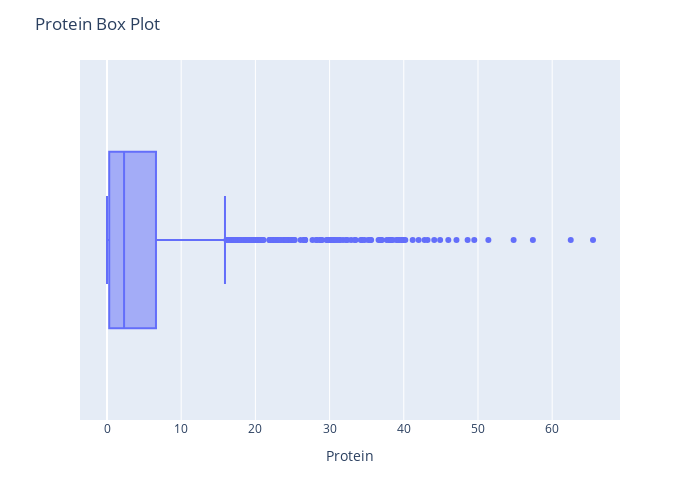

The notebook cell this image was saved under:
### Code cell
fig = px.box(data, x = 'Protein', hover_name = 'food')
fig.update_layout(title = 'Protein Box Plot',
                  width = 700, height = 500)
fig.show()

### Figure 1 — Plotly figure (JSON) as saved in the notebook; plotly's stock layout.template omitted (floating-point values rounded to 4 significant figures; data arrays with more than 128 entries replaced by an {"elided": "..."} marker saying what was removed)
{"data": [{"alignmentgroup": "True", "hovertemplate": "<b>%{hovertext}</b><br><br>Protein=%{x}<extra></extra>", "hovertext": {"elided": "1454 str values"}, "legendgroup": "", "marker": {"color": "#636efa"}, "name": "", "notched": false, "offsetgroup": "", "orientation": "h", "showlegend": false, "type": "box", "x": {"elided": "1454 float values"}, "x0": " ", "xaxis": "x", "y0": " ", "yaxis": "y"}], "layout": {"boxmode": "group", "height": 500, "legend": {"tracegroupgap": 0}, "margin": {"t": 60}, "title": {"text": "Protein Box Plot"}, "width": 700, "xaxis": {"anchor": "y", "domain": [0, 1], "title": {"text": "Protein"}}, "yaxis": {"anchor": "x", "domain": [0, 1]}}}
